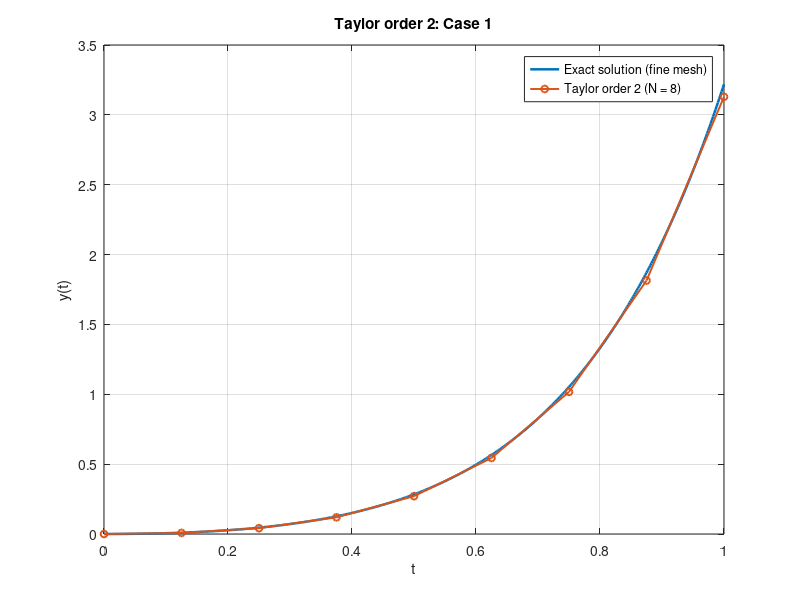
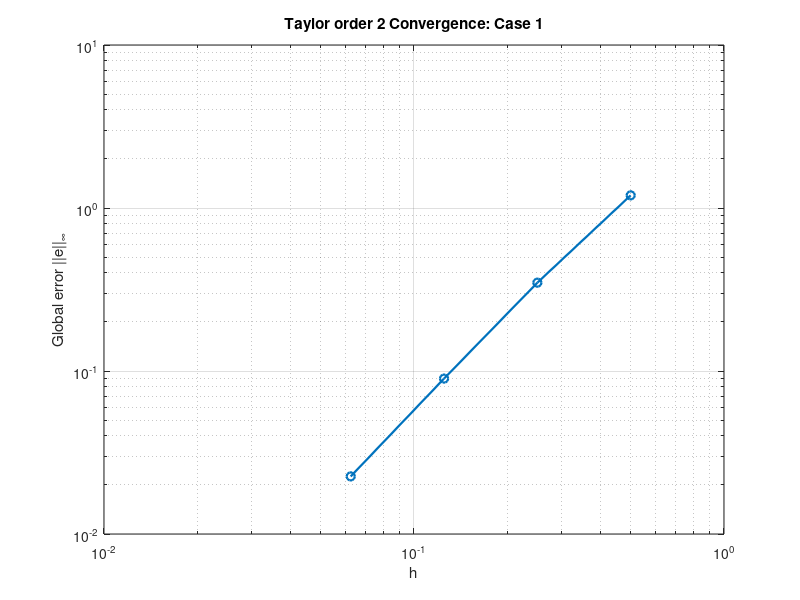

The MATLAB script that drew these images, in order:
function taylor_method_ivp(caseId, order)
%TAYLOR_METHOD_IVP  Taylor solver of order 2 or 4 for the 4 given IVPs.
%   taylor_method_ivp(caseId, order)
%   order = 2 or 4.
%   Produces iteration printout, comparison plot, and convergence plot.

if nargin < 1, caseId = 1; end
if nargin < 2, order = 2; end
if ~ismember(order, [2, 4])
    error('order must be 2 or 4.');
end

prob = getProblem(caseId);

Ncoarse = 2^3;
[tc, yc] = taylorSolve(caseId, prob.t0, prob.tf, prob.y0, Ncoarse, order);
printIterations(tc, yc, prob.exact, sprintf('Taylor order %d | Case %d | N = %d', order, caseId, Ncoarse));

Nfine = 2^9;
[tf, yexactFine] = exactOnGrid(prob.exact, prob.t0, prob.tf, Nfine);
[tc, yc] = taylorSolve(caseId, prob.t0, prob.tf, prob.y0, Ncoarse, order);

figure('Name', sprintf('Taylor-%d Comparison - Case %d', order, caseId));
plot(tf, yexactFine, 'LineWidth', 1.8); hold on;
plot(tc, yc, 'o-', 'LineWidth', 1.4, 'MarkerSize', 5);
grid on;
xlabel('t'); ylabel('y(t)');
legend('Exact solution (fine mesh)', sprintf('Taylor order %d (N = %d)', order, Ncoarse), 'Location', 'best');
title(sprintf('Taylor order %d: Case %d', order, caseId));

Ns = 2.^(1:4);
hs = zeros(size(Ns));
errs = zeros(size(Ns));
for k = 1:numel(Ns)
    N = Ns(k);
    [t, y] = taylorSolve(caseId, prob.t0, prob.tf, prob.y0, N, order);
    ye = prob.exact(t);
    hs(k) = (prob.tf - prob.t0) / N;
    errs(k) = max(abs(ye - y));
end

figure('Name', sprintf('Taylor-%d Convergence - Case %d', order, caseId));
loglog(hs, errs, 'o-', 'LineWidth', 1.6, 'MarkerSize', 6);
grid on;
xlabel('h'); ylabel('Global error ||e||_\infty');
title(sprintf('Taylor order %d Convergence: Case %d', order, caseId));

end

function prob = getProblem(caseId)
switch caseId
    case 1
        prob.t0 = 0; prob.tf = 1; prob.y0 = 0;
        prob.exact = @(t) (1/5).*t.*exp(3*t) - (1/25).*exp(3*t) + (1/25).*exp(-2*t);
    case 2
        prob.t0 = 1; prob.tf = 2; prob.y0 = 2;
        prob.exact = @(t) t.*log(t) + 2*t;
    case 3
        prob.t0 = 2; prob.tf = 3; prob.y0 = 1;
        prob.exact = @(t) t + 1./(1 - t);
    case 4
        prob.t0 = 0; prob.tf = 1; prob.y0 = 1;
        prob.exact = @(t) 0.5*sin(2*t) - (1/3)*cos(3*t) + 4/3;
    otherwise
        error('caseId must be 1, 2, 3, or 4.');
end
end

function [t, y] = taylorSolve(caseId, t0, tf, y0, N, order)
h = (tf - t0) / N;
t = linspace(t0, tf, N+1).';
y = zeros(N+1, 1);
y(1) = y0;
for n = 1:N
    tn = t(n);
    yn = y(n);
    [y1, y2, y3, y4] = derivatives(caseId, tn, yn);
    if order == 2
        y(n+1) = yn + h*y1 + (h^2/2)*y2;
    else
        y(n+1) = yn + h*y1 + (h^2/2)*y2 + (h^3/6)*y3 + (h^4/24)*y4;
    end
end
end

function [y1, y2, y3, y4] = derivatives(caseId, t, y)
switch caseId
    case 1
        y1 = t.*exp(3*t) - 2*y;
        y2 = (1 + 3*t).*exp(3*t) - 2*y1;
        y3 = (6 + 9*t).*exp(3*t) - 2*y2;
        y4 = (27 + 27*t).*exp(3*t) - 2*y3;
    case 2
        y1 = 1 + y./t;
        y2 = 1./t;
        y3 = -1./(t.^2);
        y4 = 2./(t.^3);
    case 3
        u = t - y;
        y1 = 1 + u.^2;
        y2 = -2*u.^3;
        y3 = 6*u.^4;
        y4 = -24*u.^5;
    case 4
        y1 = cos(2*t) + sin(3*t);
        y2 = -2*sin(2*t) + 3*cos(3*t);
        y3 = -4*cos(2*t) - 9*sin(3*t);
        y4 = 8*sin(2*t) - 27*cos(3*t);
    otherwise
        error('caseId must be 1, 2, 3, or 4.');
end
end

function [t, y] = exactOnGrid(exactFun, t0, tf, N)
t = linspace(t0, tf, N+1).';
y = exactFun(t);
end

function printIterations(t, y, exactFun, header)
fprintf('\n%s\n', header);
fprintf('%5s %14s %20s %20s %20s\n', 'n', 't_n', 'Taylor y_n', 'Exact y(t_n)', 'Abs error');
for n = 1:numel(t)
    ye = exactFun(t(n));
    fprintf('%5d %14.8f %20.12f %20.12f %20.12e\n', n-1, t(n), y(n), ye, abs(ye - y(n)));
end
end
